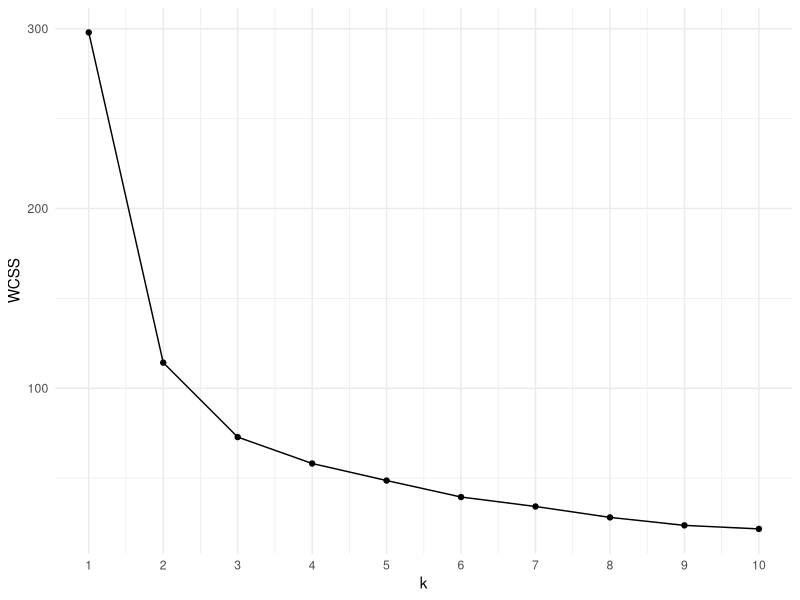
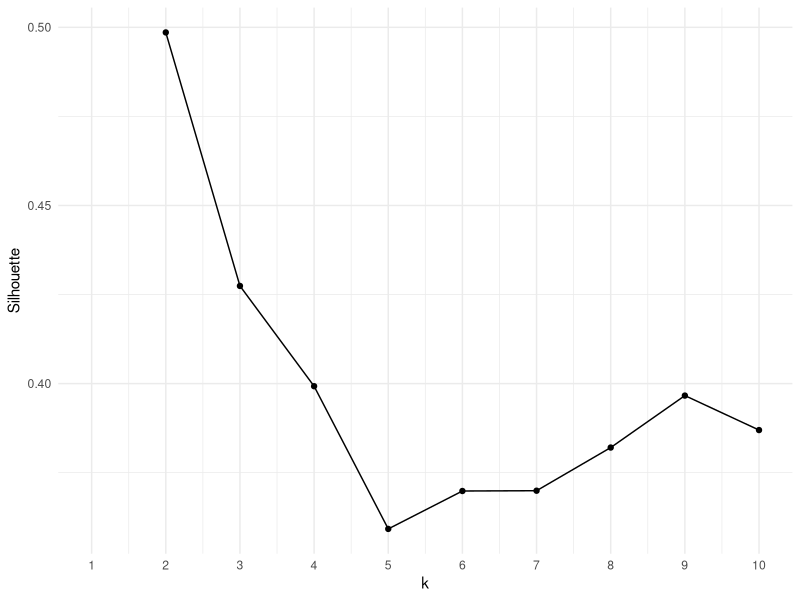
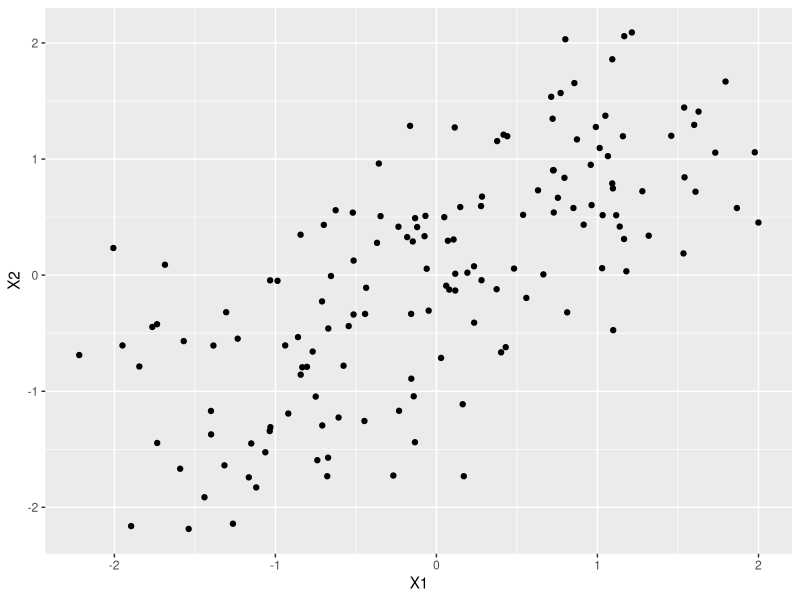
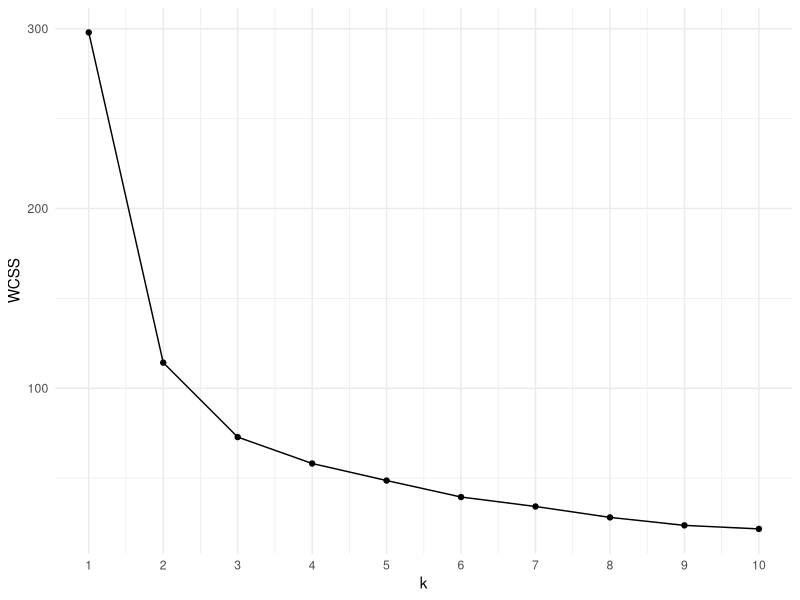
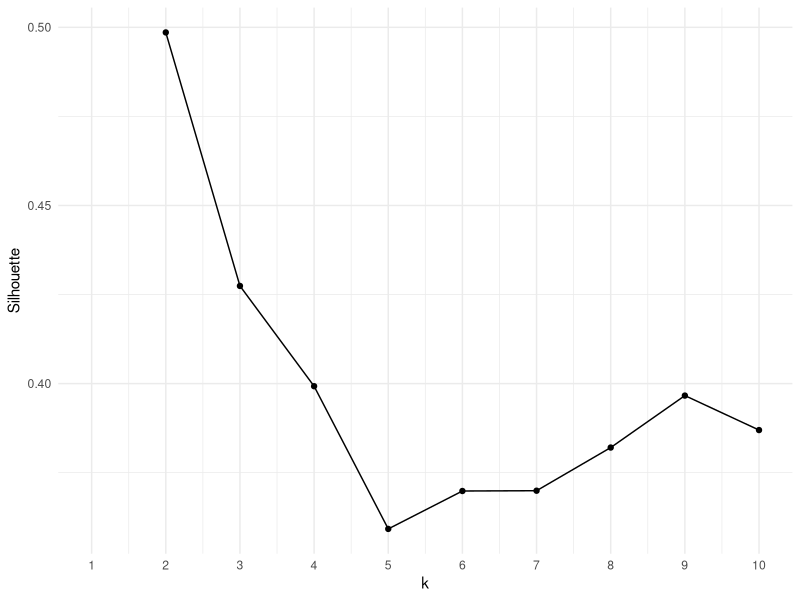
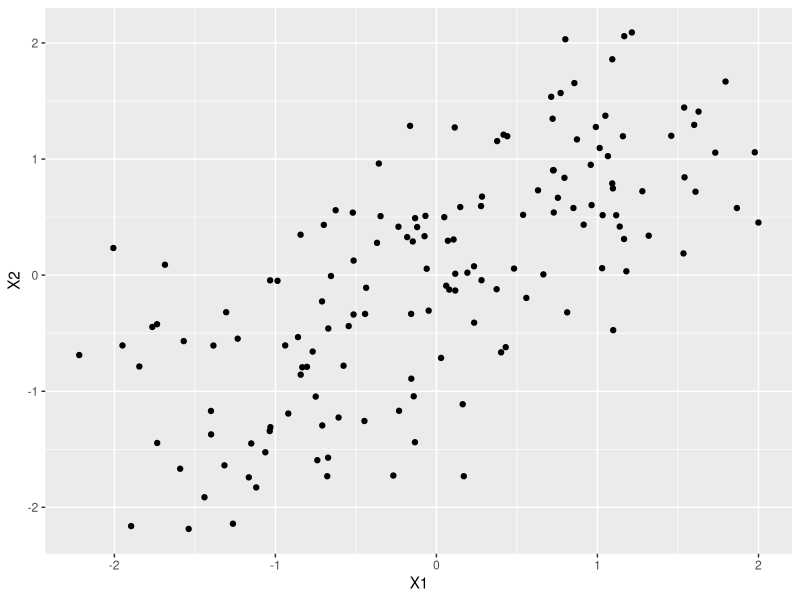

Here is the R script that generated these plots, in order: (Note: this script raises an error after producing the figures.)
## ---- chunk 1
#| lablel: set-up
#| include: false # Use to hide code and results
library(tidyverse)
library(kableExtra)
library(foreach)
library(doParallel)
library(cluster)
## ---- chunk 2
set.seed(551)
data <- data.frame(rbind(
  cbind(rnorm(50, -2), rnorm(50, -2)),
  cbind(rnorm(50, 0), rnorm(50, 0)),
  cbind(rnorm(50, 2), rnorm(50, 2)))) |> 
  mutate(X1 = scale(X1),
         X2 = scale(X2))

res <- lapply(c(1:10), function(i) {
  WCSS <- kmeans(data,
                 centers = i,
                 nstart = 10)$tot.withinss
  if (i == 1) {
    s <- data.frame(t(c(NA, NA, NA)))
  } else {
    s <- silhouette(kmeans(data, centers = i, nstart = 10)$cluster,
                  dist(data))
  }
  return(data.frame(k = as.vector(i),
                    WCSS = as.vector(WCSS),
                    Silhouette = mean(s[, 3])))
})

bind_rows(res) |> 
  ggplot(aes(x = k, y = WCSS)) +
  geom_point() +
  geom_line() +
  theme_minimal() +
  scale_x_continuous(breaks = 1:10)

bind_rows(res) |> 
  ggplot(aes(x = k, y = Silhouette)) +
  geom_point() +
  geom_line() +
  theme_minimal() +
  scale_x_continuous(breaks = 1:10)


ggplot(data = data, aes(x = X1, y = X2)) +
  geom_point()
## ---- chunk 3
bind_rows(res) |> 
  ggplot(aes(x = k, y = WCSS)) +
  geom_point() +
  geom_line() +
  theme_minimal() +
  scale_x_continuous(breaks = 1:10)

bind_rows(res) |> 
  ggplot(aes(x = k, y = Silhouette)) +
  geom_point() +
  geom_line() +
  theme_minimal() +
  scale_x_continuous(breaks = 1:10)


ggplot(data = data, aes(x = X1, y = X2)) +
  geom_point()

mean(s[, 3])

plot(s)
## ---- chunk 4
#| label: null-distribution-1
#| echo: false
#| fig-cap: "Distribution of Scores on a Random p-Dimensional Normal Distribution, Faceted by Resample %"

end_result <- read.csv(file = here::here("analyses/resampling_percentage_data/normal_resample_01.csv"))

end_result |> 
  mutate(Score = res,
         prop_resample = paste0(prop_resample * 100, "%"),
         p = factor(p),
         k = factor(k)) |> 
  ggplot(aes(x = k, y = Score, fill = p)) +
  geom_boxplot() +
  theme_minimal() +
  ggtitle(
    "Scores on a Random p-Dimensional Normal Distribution") +
  labs(subtitle = "100 Runs per Cluster, 100 Resamples with n=100 per sample") +
  facet_wrap(~prop_resample)
## ---- chunk 5
#| label: table-results-1
#| echo: false
#| tbl-cap: "Variances for 20% Resample Calculation"

end_result |> 
  group_by(factor(k), factor(prop_resample)) |> 
  filter(prop_resample == 0.2) |> 
  summarize(var = sd(log(res))) |> 
  head(5) |> 
  kable()
## ---- chunk 6
resample_function <- function(data = data,
                              formula = ~ .,
                              k = 3,
                              number_of_resamples = 15,
                              proportion_resample = 0.9,
                              starting_seed = 599,
                              algorithm = "kmeans") {
  data <- data |>
    drop_na()
  data$index <- 1:nrow(data)
  results <- list()

  # For loop
  results <- foreach(i = 1:number_of_resamples,
                     .packages = c("tidyclust",
                                   "dplyr",
                                   "tidymodels")) %dopar% {
     # Reproducibility over parallel
     set.seed(starting_seed + i)
     result_matrix <- matrix(0, nrow = nrow(data),
                             ncol = nrow(data))
    
     random_sample <- data |>
       filter(index %in% sample(index,
                                proportion_resample * nrow(data)))
    
     if (algorithm == "kmeans") {
       cluster_assigned <- k_means(num_clusters = k) |>
         fit({{formula}},
             data = random_sample |>
               select(-index))
     } else if (algorithm == "hier_clust") {
       cluster_assigned <- hier_clust(num_clusters = k) |>
         fit({{formula}},
             data = random_sample |>
               select(-index))
     } else {
       stop("Algorithm is not supported. Please select 
            one of (kmeans, hier_clust)")
     }
    
    
     intermediate <- data.frame(random_sample$index,
                                extract_cluster_assignment(
                                  cluster_assigned
                                  ) |>
                                  mutate(.cluster = as.character(
                                    .cluster)
                                    ),
                                stringsAsFactors = FALSE)
     colnames(intermediate) <- c("index", "cluster")
    
     for (c in unique(intermediate$cluster)) {
       idx <- intermediate[intermediate$cluster == c, ]$index
    
       # Check that the index list is not length 1 for purposes of n > m for combn
       # This also fixes a bug in the
       # previous code where idx was wrongly 
       # interpreted as single numerical
       # value as param inside combn
       if (length(idx) > 1) {
         idx <- sort(idx)
         ones <- t(combn(idx, 2))
         result_matrix[cbind(ones[, 1], ones[, 2])] <- 1
       }
    
       # Note for future self: This calculates the indices, even across y=x line
       # which means we are doing double the work for this part.
       neg_one_idx <- expand.grid(idx, setdiff(random_sample$index, idx))
       result_matrix[cbind(neg_one_idx[, 1], neg_one_idx[, 2])] <- -1
     }
     result_matrix[lower.tri(result_matrix, diag = TRUE)] <- NA
     result_matrix
    }
  return(results)
}
## ---- chunk 7
# Got more fancy functions, or figures, or tables, 
# or pretty much anything?

mean_matrix <- function(list_of_matrices = list_of_matrices) {
  # Absolute value the entire matrix, for all matrices
  absolute_sum <- lapply(list_of_matrices, abs)

  # Get the sum of absolute values in the final matrix
  absolute_final <- absolute_sum |>
    reduce(`+`)

  # Get the sum of values in the final matrix
  numerator <- list_of_matrices |>
    reduce(`+`)

  # Returns the matrix of zero-removed means.
  # The zero-removed mean is the sum over the (length - the number of zeroes).
  # The length - the number of zeroes is equivalent to the sum over absolute values
  return(numerator / absolute_final)
}
## ---- chunk 8
squared_distance_from_one <- function(mean_matrix = mean_matrix) {
  res_vec <- as.vector(mean_matrix) # Ignore the order of the elements in matrix
  res_vec <- abs(res_vec[!is.na(res_vec)]) # Absolute value and remove NAs
  return(mean((1 - res_vec)^2)) # Take average squared distance from one
}
## ---- chunk 9
point_contribution <- function(data, mean_matrix) {
  # Given the original data (the dataset inputted into the resample_matrices function),
  # and the mean_matrix, returns each observation's contribution to the cRab Score.
  # We don't necessarily require the second arg to be the mean matrix, for example
  # it could be resample matrix j.
  # This is returned as an (index, score) dataframe.
  
  # Get a list of lists containing index and index "cRab" score
  scores <- lapply(c(1:nrow(data)), function(i) {
    full_vec <- getPointVecHelper(i, mean_matrix)
    singlePointScore <- mean((1 - full_vec)^2)
    return(list(index = i, singlePointScore = singlePointScore))
  })
  final_df <- do.call(rbind.data.frame, scores)
  total_score <- mean(final_df$singlePointScore)
  
  final_df <- final_df |> 
    mutate(singlePointContribution = singlePointScore / total_score)
  
  return(final_df)
}

## ---- chunk 10
getPointVecHelper <- function(i, mean_matrix) {
  # Given a point i and the mean matrix, should
  # return vector of all values in the mean matrix corresponding to obs i
  # after removing all NAs and then taking absolute value
  
  row <- mean_matrix[i, ]
  col <- mean_matrix[, i]
  
  # We don't care about the order, just the values themselves
  res_vec <- c(row, col)
  res_vec <- abs(res_vec[!is.na(res_vec)])
  return(res_vec)
  
}
## ---- chunk 11
# resample_matrices <- resample_function(penguins,
#                                        number_of_resamples = 40,
#                                        proportion_resample = 0.8,
#                                        starting_seed = 100)
# m_matrix <- mean_matrix(resample_matrices)
# 
# 
# d <- point_contribution(penguins, m_matrix)
# 
# test <- lapply(resample_matrices,
#        point_contribution,
#        data = penguins)
# 
# mean_var_single <- do.call(rbind.data.frame, test) |> 
#   group_by(index) |> 
#   summarize(mean = mean(singlePointScore),
#             var = sd(singlePointScore)) |> 
#   arrange(desc(var))
